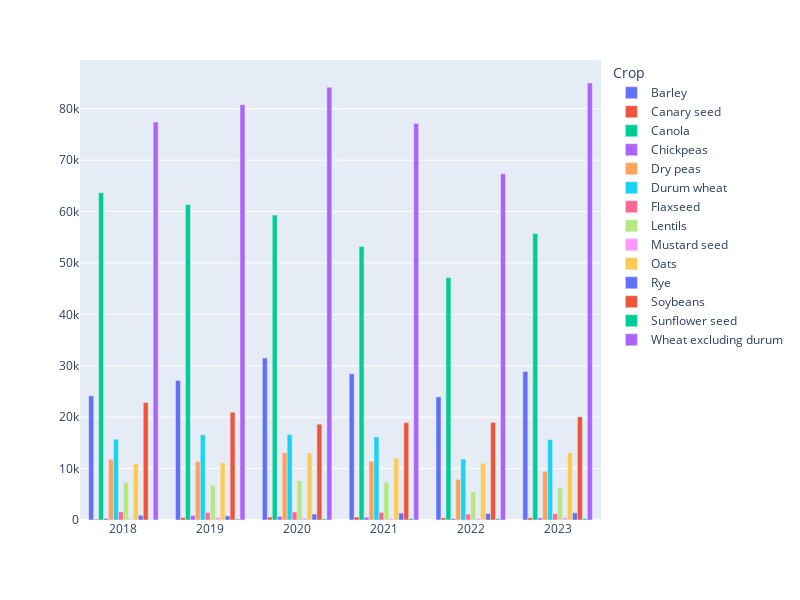

Notebook code cell kept with this figure:
### Code cell
fig = px.bar(df_grouped, color='Crop', y='Metric_Tonnes', x='Year', barmode='group')
fig.update_yaxes(title="")
fig.update_xaxes(title='')
fig.update_layout(width=800, height=600)
fig.show()

### Figure 1 — Plotly figure (JSON) as saved in the notebook; plotly's stock layout.template omitted (floating-point values rounded to 4 significant figures)
{"data": [{"alignmentgroup": "True", "hovertemplate": "Crop=Barley<br>Year=%{x}<br>Metric_Tonnes=%{y}<extra></extra>", "legendgroup": "Barley", "marker": {"color": "#636efa", "pattern": {"shape": ""}}, "name": "Barley", "offsetgroup": "Barley", "orientation": "v", "showlegend": true, "textposition": "auto", "type": "bar", "x": ["2018", "2019", "2020", "2021", "2022", "2023"], "xaxis": "x", "y": [24160.0, 27140.0, 31510.0, 28470.0, 23960.0, 28870.0], "yaxis": "y"}, {"alignmentgroup": "True", "hovertemplate": "Crop=Canary seed<br>Year=%{x}<br>Metric_Tonnes=%{y}<extra></extra>", "legendgroup": "Canary seed", "marker": {"color": "#EF553B", "pattern": {"shape": ""}}, "name": "Canary seed", "offsetgroup": "Canary seed", "orientation": "v", "showlegend": true, "textposition": "auto", "type": "bar", "x": ["2018", "2019", "2020", "2021", "2022", "2023"], "xaxis": "x", "y": [158.0, 491.0, 575.0, 577.0, 413.0, 430.0], "yaxis": "y"}, {"alignmentgroup": "True", "hovertemplate": "Crop=Canola<br>Year=%{x}<br>Metric_Tonnes=%{y}<extra></extra>", "legendgroup": "Canola", "marker": {"color": "#00cc96", "pattern": {"shape": ""}}, "name": "Canola", "offsetgroup": "Canola", "orientation": "v", "showlegend": true, "textposition": "auto", "type": "bar", "x": ["2018", "2019", "2020", "2021", "2022", "2023"], "xaxis": "x", "y": [63640.0, 61360.0, 59310.0, 53220.0, 47190.0, 55720.0], "yaxis": "y"}, {"alignmentgroup": "True", "hovertemplate": "Crop=Chickpeas<br>Year=%{x}<br>Metric_Tonnes=%{y}<extra></extra>", "legendgroup": "Chickpeas", "marker": {"color": "#ab63fa", "pattern": {"shape": ""}}, "name": "Chickpeas", "offsetgroup": "Chickpeas", "orientation": "v", "showlegend": true, "textposition": "auto", "type": "bar", "x": ["2018", "2019", "2020", "2021", "2022", "2023"], "xaxis": "x", "y": [311.0, 874.0, 718.0, 519.0, 310.0, 398.0], "yaxis": "y"}, {"alignmentgroup": "True", "hovertemplate": "Crop=Dry peas<br>Year=%{x}<br>Metric_Tonnes=%{y}<extra></extra>", "legendgroup": "Dry peas", "marker": {"color": "#FFA15A", "pattern": {"shape": ""}}, "name": "Dry peas", "offsetgroup": "Dry peas", "orientation": "v", "showlegend": true, "textposition": "auto", "type": "bar", "x": ["2018", "2019", "2020", "2021", "2022", "2023"], "xaxis": "x", "y": [11800.0, 11400.0, 13070.0, 11430.0, 7911.0, 9455.0], "yaxis": "y"}, {"alignmentgroup": "True", "hovertemplate": "Crop=Durum wheat<br>Year=%{x}<br>Metric_Tonnes=%{y}<extra></extra>", "legendgroup": "Durum wheat", "marker": {"color": "#19d3f3", "pattern": {"shape": ""}}, "name": "Durum wheat", "offsetgroup": "Durum wheat", "orientation": "v", "showlegend": true, "textposition": "auto", "type": "bar", "x": ["2018", "2019", "2020", "2021", "2022", "2023"], "xaxis": "x", "y": [15710.0, 16590.0, 16600.0, 16170.0, 11850.0, 15620.0], "yaxis": "y"}, {"alignmentgroup": "True", "hovertemplate": "Crop=Flaxseed<br>Year=%{x}<br>Metric_Tonnes=%{y}<extra></extra>", "legendgroup": "Flaxseed", "marker": {"color": "#FF6692", "pattern": {"shape": ""}}, "name": "Flaxseed", "offsetgroup": "Flaxseed", "orientation": "v", "showlegend": true, "textposition": "auto", "type": "bar", "x": ["2018", "2019", "2020", "2021", "2022", "2023"], "xaxis": "x", "y": [1602.0, 1470.0, 1550.0, 1493.0, 1147.0, 1219.0], "yaxis": "y"}, {"alignmentgroup": "True", "hovertemplate": "Crop=Lentils<br>Year=%{x}<br>Metric_Tonnes=%{y}<extra></extra>", "legendgroup": "Lentils", "marker": {"color": "#B6E880", "pattern": {"shape": ""}}, "name": "Lentils", "offsetgroup": "Lentils", "orientation": "v", "showlegend": true, "textposition": "auto", "type": "bar", "x": ["2018", "2019", "2020", "2021", "2022", "2023"], "xaxis": "x", "y": [7308.0, 6766.0, 7632.0, 7330.0, 5489.0, 6273.0], "yaxis": "y"}, {"alignmentgroup": "True", "hovertemplate": "Crop=Mustard seed<br>Year=%{x}<br>Metric_Tonnes=%{y}<extra></extra>", "legendgroup": "Mustard seed", "marker": {"color": "#FF97FF", "pattern": {"shape": ""}}, "name": "Mustard seed", "offsetgroup": "Mustard seed", "orientation": "v", "showlegend": true, "textposition": "auto", "type": "bar", "x": ["2018", "2019", "2020", "2021", "2022", "2023"], "xaxis": "x", "y": [174.0, 483.0, 370.0, 260.0, 282.0, 495.0], "yaxis": "y"}, {"alignmentgroup": "True", "hovertemplate": "Crop=Oats<br>Year=%{x}<br>Metric_Tonnes=%{y}<extra></extra>", "legendgroup": "Oats", "marker": {"color": "#FECB52", "pattern": {"shape": ""}}, "name": "Oats", "offsetgroup": "Oats", "orientation": "v", "showlegend": true, "textposition": "auto", "type": "bar", "x": ["2018", "2019", "2020", "2021", "2022", "2023"], "xaxis": "x", "y": [10900.0, 11100.0, 13030.0, 12050.0, 11020.0, 13090.0], "yaxis": "y"}, {"alignmentgroup": "True", "hovertemplate": "Crop=Rye<br>Year=%{x}<br>Metric_Tonnes=%{y}<extra></extra>", "legendgroup": "Rye", "marker": {"color": "#636efa", "pattern": {"shape": ""}}, "name": "Rye", "offsetgroup": "Rye", "orientation": "v", "showlegend": true, "textposition": "auto", "type": "bar", "x": ["2018", "2019", "2020", "2021", "2022", "2023"], "xaxis": "x", "y": [918.0, 805.0, 1154.0, 1348.0, 1264.0, 1398.0], "yaxis": "y"}, {"alignmentgroup": "True", "hovertemplate": "Crop=Soybeans<br>Year=%{x}<br>Metric_Tonnes=%{y}<extra></extra>", "legendgroup": "Soybeans", "marker": {"color": "#EF553B", "pattern": {"shape": ""}}, "name": "Soybeans", "offsetgroup": "Soybeans", "orientation": "v", "showlegend": true, "textposition": "auto", "type": "bar", "x": ["2018", "2019", "2020", "2021", "2022", "2023"], "xaxis": "x", "y": [22850.0, 20980.0, 18650.0, 18940.0, 18990.0, 20070.0], "yaxis": "y"}, {"alignmentgroup": "True", "hovertemplate": "Crop=Sunflower seed<br>Year=%{x}<br>Metric_Tonnes=%{y}<extra></extra>", "legendgroup": "Sunflower seed", "marker": {"color": "#00cc96", "pattern": {"shape": ""}}, "name": "Sunflower seed", "offsetgroup": "Sunflower seed", "orientation": "v", "showlegend": true, "textposition": "auto", "type": "bar", "x": ["2018", "2019", "2020", "2021", "2022", "2023"], "xaxis": "x", "y": [57.0, 177.0, 227.0, 277.0, 234.0, 260.0], "yaxis": "y"}, {"alignmentgroup": "True", "hovertemplate": "Crop=Wheat excluding durum<br>Year=%{x}<br>Metric_Tonnes=%{y}<extra></extra>", "legendgroup": "Wheat excluding durum", "marker": {"color": "#ab63fa", "pattern": {"shape": ""}}, "name": "Wheat excluding durum", "offsetgroup": "Wheat excluding durum", "orientation": "v", "showlegend": true, "textposition": "auto", "type": "bar", "x": ["2018", "2019", "2020", "2021", "2022", "2023"], "xaxis": "x", "y": [77400.0, 80790.0, 84170.0, 77120.0, 67320.0, 85000.0], "yaxis": "y"}], "layout": {"barmode": "group", "height": 600, "legend": {"title": {"text": "Crop"}, "tracegroupgap": 0}, "margin": {"t": 60}, "width": 800, "xaxis": {"anchor": "y", "domain": [0, 1], "title": {"text": ""}}, "yaxis": {"anchor": "x", "domain": [0, 1], "title": {"text": ""}}}}
